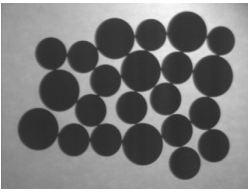
#> input picture CV Assignment 4/coins.png, 249 x 192 px
$ python q1erode.py   (older library calls are emulated)
#> lines starting #> are read from the running program, lines starting #| are printed output that depends on the picture; after the words box and inside, x2 and y2 are one past the last pixel; in counts of white or black regions, pixels touching at a corner belong together
import numpy as np
import cv2
import matplotlib.pyplot as plt

coins = cv2.imread('coins.png',cv2.IMREAD_UNCHANGED)
#> coins is the input picture: shape (192, 249, 3); min 43, max 255, mean 121.8
coins = cv2.cvtColor(coins, cv2.COLOR_BGR2GRAY)
#> coins: shape (192, 249)
print(coins.shape)
#| (192, 249)
cv2.imshow("Original image", coins)
cv2.waitKey(0)
cv2.destroyAllWindows()
coinarr = np.array(coins)
for  i in range(coinarr.shape[0]):
    for j in range(coinarr.shape[1]):

        if coinarr[i][j] > 128:
            coinarr[i][j] = 255
        else:
            coinarr[i][j] = 0
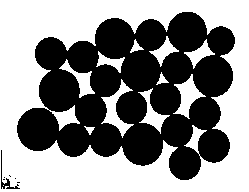
#> coinarr: shape (192, 249); 54.4% white; 7 black regions (5 under 20 px), largest, box (x1, y1, x2, y2) and area: (17, 12, 235, 180) 21658, (1, 150, 20, 189) 111

cv2.imshow("Original image", coinarr)
cv2.waitKey(0)
cv2.destroyAllWindows()

kernel = np.ones((5,5), np.uint8)

greycoin = coinarr
greycoin = np.pad(greycoin, (2, 2), 'constant', constant_values=(0, 0))
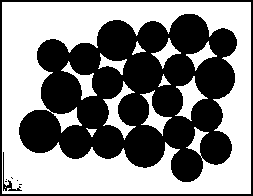
#> greycoin: shape (196, 253); 52.5% white; 8 black regions (5 under 20 px), largest, box (x1, y1, x2, y2) and area: (19, 14, 237, 182) 21658, (0, 0, 253, 196) 1780, (3, 152, 22, 191) 111


def conv(greycoin,kernel):
    erode = np.full((greycoin.shape[0],greycoin.shape[1]),255)

    for i in range(2,greycoin.shape[0]-3):
        for j in range(2,greycoin.shape[1]-3):

            val = np.sum(np.multiply(greycoin[i-2:i+3,j-2:j+3],kernel))

            if val ==0:
                erode[i][j] =0
            else:

                erode[i][j] = 255
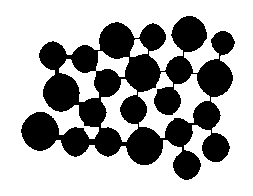
#> erode: shape (196, 253) int64; 67.3% white; 1 black region, box (x1, y1, x2, y2) and area: (21, 16, 235, 180) 16195

    erode = erode.astype(np.uint8)
    return erode

erode = conv(greycoin,kernel)
cv2.imshow("Eroded image", erode)
cv2.waitKey(0)
cv2.destroyAllWindows()
kernel = np.ones((12,12))
greycoin = 255 - greycoin


img_erosion = cv2.erode(greycoin, kernel, iterations=1)
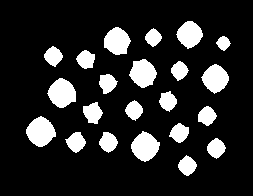
#> img_erosion: shape (196, 253); 15.6% white; 22 white regions, largest, box (x1, y1, x2, y2) and area: (26, 116, 56, 147) 633, (47, 78, 76, 108) 608, (131, 131, 160, 162) 597
greycoin = 255 - greycoin
img_erosion = 255 - img_erosion
cv2.imshow("Eroded image", img_erosion)
cv2.imwrite('coin-erode.png',img_erosion)
cv2.waitKey(0)
cv2.destroyAllWindows()
cont_img = img_erosion.copy()
contours, hierarchy = cv2.findContours(cont_img, cv2.RETR_EXTERNAL,
cv2.CHAIN_APPROX_SIMPLE)
#> contours = [[[0, 0], [0, 195], [252, 195], [252, 0]]]
for cnt in contours:
    area = cv2.contourArea(cnt)
    if area < 2000 or area > 4000:
        continue
    if len(cnt) < 5:
        continue
    ellipse = cv2.fitEllipse(cnt)
    cv2.ellipse(cont_img, ellipse, (0,255,0), 2)
#> this loop made 1 pass
#> (cnt, area) on pass 1: ([[0, 0], [0, 195], [252, 195], [252, 0]], 49140)

outline = cv2.Canny(img_erosion, 30, 150)
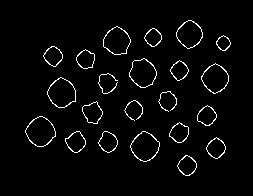
#> outline: shape (196, 253); 3.2% white in thin lines or dots, all inside (x1, y1, x2, y2) = (25, 20, 231, 176)
cv2.imshow("The edges", outline)
cv2.waitKey(0)
(cnts, _) = cv2.findContours(outline, cv2.RETR_EXTERNAL,
            cv2.CHAIN_APPROX_SIMPLE)
#> cnts = 22 contours, 3 with area under 20; largest, box (x1, y1, x2, y2) and area: (25, 116, 56, 147) 636, (47, 77, 76, 108) 607, (130, 131, 160, 162) 604, (129, 58, 157, 88) 566, (201, 63, 229, 94) 554

cv2.drawContours(img_erosion, cnts, -1, (0, 255, 0), 2)
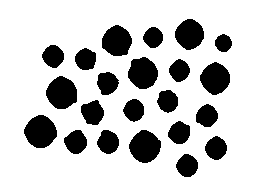
#> img_erosion: shape (196, 253); 78.6% white; 22 black regions, largest, box (x1, y1, x2, y2) and area: (24, 115, 57, 148) 803, (46, 76, 77, 109) 770, (129, 130, 161, 163) 770
cv2.imshow("Result", img_erosion)
cv2.waitKey(0)
print("Total %i coins" % len(cnts))
#| Total 22 coins
